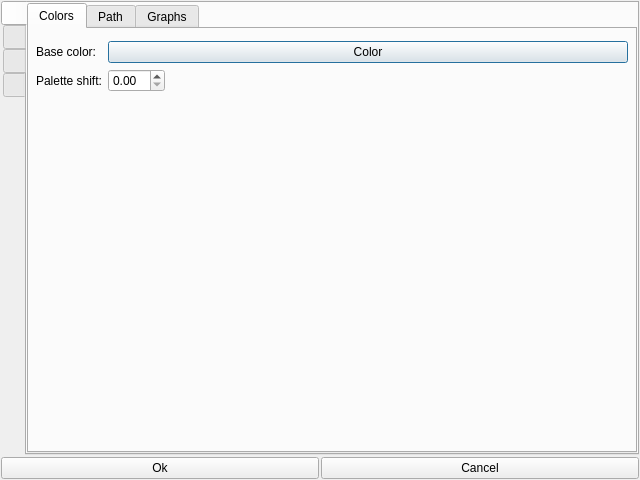
<?xml version="1.0" encoding="UTF-8"?>
<ui version="4.0">
 <class>optDialog</class>
 <widget class="QDialog" name="optDialog">
  <property name="geometry">
   <rect>
    <x>0</x>
    <y>0</y>
    <width>640</width>
    <height>480</height>
   </rect>
  </property>
  <property name="windowTitle">
   <string>Options</string>
  </property>
  <layout class="QVBoxLayout" name="verticalLayout">
   <property name="spacing">
    <number>2</number>
   </property>
   <property name="margin">
    <number>1</number>
   </property>
   <item>
    <widget class="QTabWidget" name="tabWidget_menu">
     <property name="tabPosition">
      <enum>QTabWidget::West</enum>
     </property>
     <property name="currentIndex">
      <number>0</number>
     </property>
     <widget class="QWidget" name="tab_mappear">
      <attribute name="icon">
       <iconset resource="../gpxsee.qrc">
        <normaloff>:/icons/preferences-desktop-display.png</normaloff>:/icons/preferences-desktop-display.png</iconset>
      </attribute>
      <attribute name="title">
       <string/>
      </attribute>
      <layout class="QVBoxLayout" name="verticalLayout_2">
       <property name="margin">
        <number>0</number>
       </property>
       <item>
        <widget class="QTabWidget" name="tabWidget_appear">
         <property name="styleSheet">
          <string notr="true"/>
         </property>
         <property name="currentIndex">
          <number>0</number>
         </property>
         <widget class="QWidget" name="tab_color">
          <attribute name="title">
           <string>Colors</string>
          </attribute>
          <layout class="QVBoxLayout" name="verticalLayout_5">
           <property name="leftMargin">
            <number>4</number>
           </property>
           <property name="rightMargin">
            <number>4</number>
           </property>
           <property name="bottomMargin">
            <number>4</number>
           </property>
           <item>
            <layout class="QFormLayout" name="formLayout">
             <property name="margin">
              <number>3</number>
             </property>
             <item row="1" column="0">
              <widget class="QLabel" name="label_bcolor">
               <property name="text">
                <string>Base color:</string>
               </property>
              </widget>
             </item>
             <item row="2" column="0">
              <widget class="QLabel" name="label_pshift">
               <property name="text">
                <string>Palette shift:</string>
               </property>
              </widget>
             </item>
             <item row="2" column="1">
              <layout class="QHBoxLayout" name="horizontalLayout">
               <item>
                <widget class="QDoubleSpinBox" name="doubleSpinBox_color_pshift"/>
               </item>
               <item>
                <spacer name="horizontalSpacer">
                 <property name="orientation">
                  <enum>Qt::Horizontal</enum>
                 </property>
                 <property name="sizeHint" stdset="0">
                  <size>
                   <width>40</width>
                   <height>20</height>
                  </size>
                 </property>
                </spacer>
               </item>
              </layout>
             </item>
             <item row="1" column="1">
              <layout class="QHBoxLayout" name="horizontalLayout_2">
               <item>
                <widget class="QPushButton" name="pushButton_color_base">
                 <property name="text">
                  <string>Color</string>
                 </property>
                </widget>
               </item>
              </layout>
             </item>
            </layout>
           </item>
          </layout>
         </widget>
         <widget class="QWidget" name="tab_path">
          <attribute name="title">
           <string>Path</string>
          </attribute>
          <layout class="QVBoxLayout" name="verticalLayout_7">
           <property name="margin">
            <number>0</number>
           </property>
           <item>
            <widget class="QScrollArea" name="scrollArea">
             <property name="widgetResizable">
              <bool>true</bool>
             </property>
             <widget class="QWidget" name="scrollAreaWidgetContents">
              <property name="geometry">
               <rect>
                <x>0</x>
                <y>0</y>
                <width>593</width>
                <height>408</height>
               </rect>
              </property>
              <layout class="QVBoxLayout" name="verticalLayout_8">
               <property name="margin">
                <number>0</number>
               </property>
               <item>
                <layout class="QVBoxLayout" name="verticalLayout_6">
                 <property name="margin">
                  <number>4</number>
                 </property>
                 <item>
                  <layout class="QFormLayout" name="formLayout_2">
                   <property name="fieldGrowthPolicy">
                    <enum>QFormLayout::AllNonFixedFieldsGrow</enum>
                   </property>
                   <property name="margin">
                    <number>4</number>
                   </property>
                   <item row="0" column="0">
                    <widget class="QLabel" name="label_3">
                     <property name="text">
                      <string>Track width:</string>
                     </property>
                    </widget>
                   </item>
                   <item row="0" column="1">
                    <layout class="QHBoxLayout" name="horizontalLayout_3">
                     <item>
                      <widget class="QSpinBox" name="spinBox_path_trwidth"/>
                     </item>
                     <item>
                      <spacer name="horizontalSpacer_3">
                       <property name="orientation">
                        <enum>Qt::Horizontal</enum>
                       </property>
                       <property name="sizeHint" stdset="0">
                        <size>
                         <width>40</width>
                         <height>20</height>
                        </size>
                       </property>
                      </spacer>
                     </item>
                    </layout>
                   </item>
                   <item row="3" column="0">
                    <widget class="QLabel" name="label_5">
                     <property name="text">
                      <string>Route width:</string>
                     </property>
                    </widget>
                   </item>
                   <item row="3" column="1">
                    <layout class="QHBoxLayout" name="horizontalLayout_4">
                     <item>
                      <widget class="QSpinBox" name="spinBox_path_rwidth"/>
                     </item>
                     <item>
                      <spacer name="horizontalSpacer_4">
                       <property name="orientation">
                        <enum>Qt::Horizontal</enum>
                       </property>
                       <property name="sizeHint" stdset="0">
                        <size>
                         <width>40</width>
                         <height>20</height>
                        </size>
                       </property>
                      </spacer>
                     </item>
                    </layout>
                   </item>
                   <item row="6" column="0">
                    <widget class="QLabel" name="label_6">
                     <property name="text">
                      <string>Route style:</string>
                     </property>
                    </widget>
                   </item>
                   <item row="6" column="1">
                    <widget class="StyleComboBox" name="comboBox_path_rstyle"/>
                   </item>
                   <item row="1" column="1">
                    <widget class="StyleComboBox" name="comboBox_path_trstyle"/>
                   </item>
                   <item row="1" column="0">
                    <widget class="QLabel" name="label_4">
                     <property name="text">
                      <string>Track style:</string>
                     </property>
                    </widget>
                   </item>
                  </layout>
                 </item>
                 <item>
                  <widget class="QCheckBox" name="checkBox_path_antia">
                   <property name="text">
                    <string>Use anti-aliasing</string>
                   </property>
                  </widget>
                 </item>
                </layout>
               </item>
              </layout>
             </widget>
            </widget>
           </item>
          </layout>
         </widget>
         <widget class="QWidget" name="tab_graph">
          <attribute name="title">
           <string>Graphs</string>
          </attribute>
          <layout class="QVBoxLayout" name="verticalLayout_10">
           <property name="margin">
            <number>3</number>
           </property>
           <item>
            <layout class="QFormLayout" name="formLayout_3">
             <property name="margin">
              <number>4</number>
             </property>
             <item row="0" column="1">
              <layout class="QHBoxLayout" name="horizontalLayout_5">
               <item>
                <widget class="QSpinBox" name="spinBox_graph_lwidth"/>
               </item>
               <item>
                <spacer name="horizontalSpacer_5">
                 <property name="orientation">
                  <enum>Qt::Horizontal</enum>
                 </property>
                 <property name="sizeHint" stdset="0">
                  <size>
                   <width>40</width>
                   <height>20</height>
                  </size>
                 </property>
                </spacer>
               </item>
              </layout>
             </item>
             <item row="0" column="0">
              <widget class="QLabel" name="label_7">
               <property name="text">
                <string>Line width:</string>
               </property>
              </widget>
             </item>
            </layout>
           </item>
           <item>
            <layout class="QVBoxLayout" name="verticalLayout_9">
             <property name="margin">
              <number>4</number>
             </property>
             <item>
              <widget class="QCheckBox" name="checkBox_graph_antia">
               <property name="text">
                <string>Use anti-aliasing</string>
               </property>
              </widget>
             </item>
             <item>
              <spacer name="verticalSpacer_3">
               <property name="orientation">
                <enum>Qt::Vertical</enum>
               </property>
               <property name="sizeHint" stdset="0">
                <size>
                 <width>20</width>
                 <height>40</height>
                </size>
               </property>
              </spacer>
             </item>
            </layout>
           </item>
          </layout>
         </widget>
        </widget>
       </item>
      </layout>
     </widget>
     <widget class="QWidget" name="tab_mpoi">
      <attribute name="icon">
       <iconset resource="../gpxsee.qrc">
        <normaloff>:/icons/flag_48.png</normaloff>:/icons/flag_48.png</iconset>
      </attribute>
      <attribute name="title">
       <string/>
      </attribute>
      <layout class="QVBoxLayout" name="verticalLayout_3">
       <property name="margin">
        <number>0</number>
       </property>
       <item>
        <widget class="QTabWidget" name="tabWidget_poi">
         <property name="currentIndex">
          <number>0</number>
         </property>
         <widget class="QWidget" name="tab_poi">
          <attribute name="title">
           <string>Poi</string>
          </attribute>
          <layout class="QVBoxLayout" name="verticalLayout_11">
           <property name="margin">
            <number>4</number>
           </property>
           <item>
            <layout class="QFormLayout" name="formLayout_4">
             <item row="1" column="1">
              <layout class="QHBoxLayout" name="horizontalLayout_6">
               <item>
                <widget class="QDoubleSpinBox" name="doubleSpinBox_poi_radius"/>
               </item>
               <item>
                <spacer name="horizontalSpacer_6">
                 <property name="orientation">
                  <enum>Qt::Horizontal</enum>
                 </property>
                 <property name="sizeHint" stdset="0">
                  <size>
                   <width>40</width>
                   <height>20</height>
                  </size>
                 </property>
                </spacer>
               </item>
              </layout>
             </item>
             <item row="1" column="0">
              <widget class="QLabel" name="label_poir">
               <property name="text">
                <string>POI radius:</string>
               </property>
              </widget>
             </item>
            </layout>
           </item>
          </layout>
         </widget>
        </widget>
       </item>
      </layout>
     </widget>
     <widget class="QWidget" name="tab_mexport">
      <attribute name="icon">
       <iconset resource="../gpxsee.qrc">
        <normaloff>:/icons/document-print-preview.png</normaloff>:/icons/document-print-preview.png</iconset>
      </attribute>
      <attribute name="title">
       <string/>
      </attribute>
      <layout class="QVBoxLayout" name="verticalLayout_12">
       <property name="margin">
        <number>0</number>
       </property>
       <item>
        <widget class="QTabWidget" name="tabWidget_export">
         <property name="currentIndex">
          <number>0</number>
         </property>
         <widget class="QWidget" name="tab_header">
          <attribute name="title">
           <string>Header</string>
          </attribute>
          <layout class="QVBoxLayout" name="verticalLayout_14">
           <item>
            <widget class="QCheckBox" name="checkBox_exp_name">
             <property name="text">
              <string>Name</string>
             </property>
            </widget>
           </item>
           <item>
            <widget class="QCheckBox" name="checkBox_exp_date">
             <property name="text">
              <string>Date</string>
             </property>
            </widget>
           </item>
           <item>
            <widget class="QCheckBox" name="checkBox_exp_distance">
             <property name="text">
              <string>Distance</string>
             </property>
            </widget>
           </item>
           <item>
            <widget class="QCheckBox" name="checkBox_exp_time">
             <property name="text">
              <string>Time</string>
             </property>
            </widget>
           </item>
           <item>
            <widget class="QCheckBox" name="checkBox_exp_movingtime">
             <property name="enabled">
              <bool>true</bool>
             </property>
             <property name="text">
              <string>Moving Time</string>
             </property>
            </widget>
           </item>
           <item>
            <widget class="QCheckBox" name="checkBox_exp_itemcount">
             <property name="text">
              <string>Item count (&gt;1)</string>
             </property>
            </widget>
           </item>
          </layout>
         </widget>
         <widget class="QWidget" name="tab_egraph">
          <attribute name="title">
           <string>Graphs</string>
          </attribute>
          <layout class="QVBoxLayout" name="verticalLayout_15">
           <item>
            <widget class="QCheckBox" name="checkBox_exp_separate">
             <property name="text">
              <string>Separate graph page</string>
             </property>
            </widget>
           </item>
           <item>
            <spacer name="verticalSpacer">
             <property name="orientation">
              <enum>Qt::Vertical</enum>
             </property>
             <property name="sizeHint" stdset="0">
              <size>
               <width>20</width>
               <height>40</height>
              </size>
             </property>
            </spacer>
           </item>
          </layout>
         </widget>
        </widget>
       </item>
      </layout>
     </widget>
     <widget class="QWidget" name="tab_msystem">
      <attribute name="icon">
       <iconset resource="../gpxsee.qrc">
        <normaloff>:/icons/system-run.png</normaloff>:/icons/system-run.png</iconset>
      </attribute>
      <attribute name="title">
       <string/>
      </attribute>
      <layout class="QVBoxLayout" name="verticalLayout_4">
       <property name="margin">
        <number>0</number>
       </property>
       <item>
        <widget class="QTabWidget" name="tabWidget_system">
         <property name="currentIndex">
          <number>0</number>
         </property>
         <widget class="QWidget" name="tab_system">
          <attribute name="title">
           <string>System</string>
          </attribute>
          <layout class="QVBoxLayout" name="verticalLayout_16">
           <item>
            <widget class="QCheckBox" name="checkBox_system_opengl">
             <property name="text">
              <string>Use OpenGl</string>
             </property>
            </widget>
           </item>
           <item>
            <spacer name="verticalSpacer_2">
             <property name="orientation">
              <enum>Qt::Vertical</enum>
             </property>
             <property name="sizeHint" stdset="0">
              <size>
               <width>20</width>
               <height>40</height>
              </size>
             </property>
            </spacer>
           </item>
          </layout>
         </widget>
        </widget>
       </item>
      </layout>
     </widget>
    </widget>
   </item>
   <item>
    <layout class="QGridLayout" name="gridLayout">
     <item row="0" column="0">
      <widget class="QPushButton" name="pushButton_ok">
       <property name="text">
        <string>Ok</string>
       </property>
      </widget>
     </item>
     <item row="0" column="1">
      <widget class="QPushButton" name="pushButton_cancel">
       <property name="text">
        <string>Cancel</string>
       </property>
      </widget>
     </item>
    </layout>
   </item>
  </layout>
 </widget>
 <customwidgets>
  <customwidget>
   <class>StyleComboBox</class>
   <extends>QComboBox</extends>
   <header>src/stylecombobox.h</header>
  </customwidget>
 </customwidgets>
 <resources>
  <include location="../gpxsee.qrc"/>
 </resources>
 <connections>
  <connection>
   <sender>pushButton_ok</sender>
   <signal>clicked()</signal>
   <receiver>optDialog</receiver>
   <slot>accept()</slot>
   <hints>
    <hint type="sourcelabel">
     <x>159</x>
     <y>465</y>
    </hint>
    <hint type="destinationlabel">
     <x>319</x>
     <y>239</y>
    </hint>
   </hints>
  </connection>
  <connection>
   <sender>pushButton_cancel</sender>
   <signal>clicked()</signal>
   <receiver>optDialog</receiver>
   <slot>reject()</slot>
   <hints>
    <hint type="sourcelabel">
     <x>480</x>
     <y>465</y>
    </hint>
    <hint type="destinationlabel">
     <x>319</x>
     <y>239</y>
    </hint>
   </hints>
  </connection>
 </connections>
</ui>
